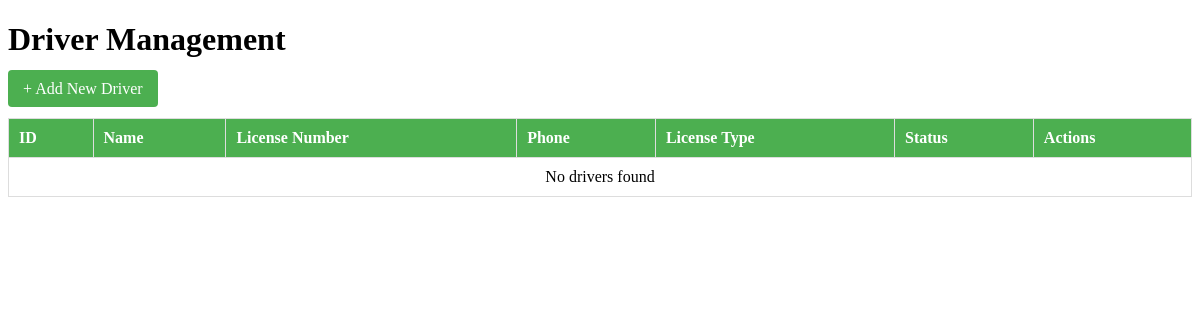
The page /drivers/ on the database as committed earlier.
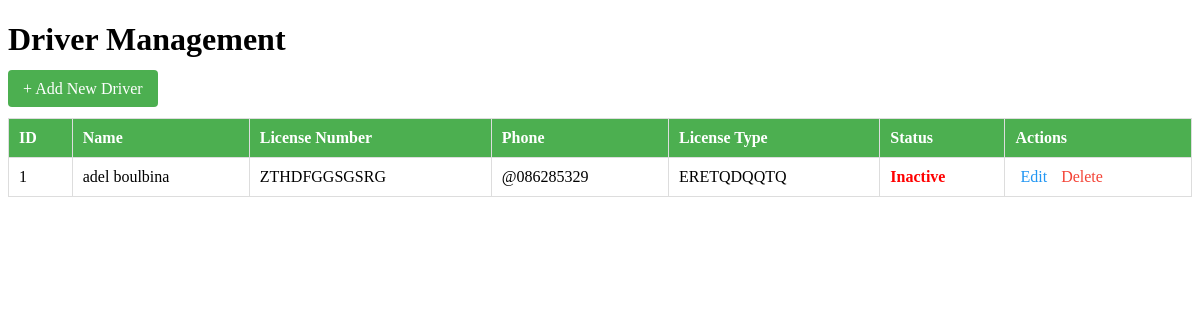
The same page on the database as committed later.
### Drivers/models.py (models this page shows, shortened)
class Driver(models.Model):
    driver_name = models.CharField(max_length=100)
    driver_email = models.EmailField(unique=True)
    driver_phone = models.CharField(max_length=20)
    driver_address = models.TextField()
    driver_license = models.CharField(max_length=50, unique=True)
    license_type = models.CharField(max_length=50)
    driver_active = models.BooleanField(default=True)
    driver_available = models.BooleanField(default=True)
    hire_date = models.DateField(auto_now_add=True)

### Drivers/views.py (the view)
# urls.py: path('', views.DriverListView, name='driver_list'),
def DriverListView(request):
    drivers = Driver.objects.all()
    return render(request, 'driver_list.html', {'drivers': drivers})

### Drivers/templates/driver_list.html (shortened to what this page needs)
<!DOCTYPE html>
<html>
<head>
</head>
<body>
    <h1>Driver Management</h1>
    <a href="{% url 'driver_create' %}" class="add-btn">+ Add New Driver</a>
    <table>
        <thead>
            <tr>
                <th>ID</th>
                <th>Name</th>
                <th>License Number</th>
                <th>Phone</th>
                <th>License Type</th>
                <th>Status</th>
                <th>Actions</th>
            </tr>
        </thead>
        <tbody>
            {% for driver in drivers %}
            <tr>
                <td>{{ driver.id }}</td>
                <td>{{ driver.driver_name }}</td>
                <td>{{ driver.driver_license }}</td>
                <td>{{ driver.driver_phone }}</td>
                <td>{{ driver.license_type }}</td>
                <td>
                    {% if driver.driver_active %}
                        {% if driver.driver_available %}
                            <span class="status-available">Available</span>
                        {% else %}
                            <span class="status-busy">Busy</span>
                        {% endif %}
                    {% else %}
                        <span class="status-inactive">Inactive</span>
                    {% endif %}
                </td>
                <td class="action-links">
                    <a href="{% url 'driver_update' driver.id %}" class="edit-link">Edit</a>
                    <a href="{% url 'driver_delete' driver.id %}" class="delete-link">Delete</a>
                </td>
            </tr>
            {% empty %}
            <tr>
                <td colspan="8" style="text-align: center;">No drivers found</td>
            </tr>
            {% endfor %}
        </tbody>
    </table>
</body>
</html>

### Drivers/templates/driver_list.html (style rules this page uses)
table { border-collapse: collapse; width: 100%; margin-top: 20px; }
th, td { border: 1px solid #ddd; padding: 10px; text-align: left; }
th { background-color: #4CAF50; color: white; }
.status-inactive { color: red; font-weight: bold; }
.add-btn { background-color: #4CAF50; color: white; padding: 10px 15px; text-decoration: none; border-radius: 4px; }
.action-links a { margin: 0 5px; text-decoration: none; }
.edit-link { color: #2196F3; }
.delete-link { color: #f44336; }

Rows that differ between the two databases and show on the page:
added Driver: id "1", driver_name "adel boulbina", driver_license "ZTHDFGGSGSRG", driver_phone "@086285329", license_type "ERETQDQQTQ", driver_active "Inactive"
Other text that changed with them:
text no longer shown: "No drivers found"
